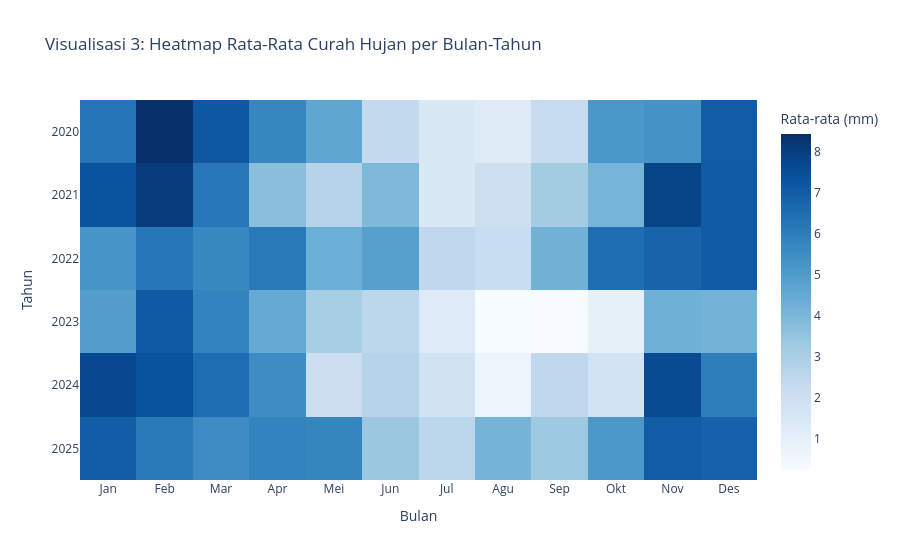

Notebook source saved alongside this figure:
### Code cell
# VISUALISASI 3: Pola Bulanan Per Tahun (Heatmap)
plot_df3 = df_bulanan.to_pandas()
pivot3 = plot_df3.pivot(index="tahun", columns="bulan", values="rata_rata_hujan_mm")

fig3 = px.imshow(pivot3, 
                 labels=dict(x="Bulan", y="Tahun", color="Rata-rata (mm)"),
                 x=["Jan","Feb","Mar","Apr","Mei","Jun","Jul","Agu","Sep","Okt","Nov","Des"],
                 title="Visualisasi 3: Heatmap Rata-Rata Curah Hujan per Bulan-Tahun",
                 color_continuous_scale="Blues", aspect="auto")
fig3.update_layout(template="plotly_white")
fig3.show()

### Figure 1 — Plotly figure (JSON) as saved in the notebook; plotly's stock layout.template omitted (floating-point values rounded to 4 significant figures)
{"data": [{"coloraxis": "coloraxis", "hovertemplate": "Bulan: %{x}<br>Tahun: %{y}<br>Rata-rata (mm): %{z}<extra></extra>", "name": "0", "type": "heatmap", "x": ["Jan", "Feb", "Mar", "Apr", "Mei", "Jun", "Jul", "Agu", "Sep", "Okt", "Nov", "Des"], "xaxis": "x", "y": [2020, 2021, 2022, 2023, 2024, 2025], "yaxis": "y", "z": [[6.281, 8.428, 7.183, 5.717, 4.632, 2.347, 1.47, 1.244, 2.198, 5.156, 5.305, 7.031], [7.31, 8.049, 6.154, 3.723, 2.722, 3.957, 1.464, 1.989, 3.182, 4.101, 7.813, 7.084], [5.232, 6.218, 5.642, 6.148, 4.337, 4.829, 2.452, 2.189, 4.199, 6.476, 6.791, 7.07], [4.921, 7.127, 5.82, 4.486, 3.072, 2.544, 1.3, 0.2636, 0.2408, 0.9729, 4.245, 4.151], [7.677, 7.374, 6.494, 5.5, 2.049, 2.721, 1.812, 0.6849, 2.446, 1.79, 7.603, 5.978], [6.985, 6.093, 5.534, 5.838, 5.768, 3.371, 2.547, 4.14, 3.305, 5.135, 7.028, 6.849]]}], "layout": {"coloraxis": {"autocolorscale": false, "colorbar": {"title": {"text": "Rata-rata (mm)"}}, "colorscale": [[0.0, "rgb(247,251,255)"], [0.125, "rgb(222,235,247)"], [0.25, "rgb(198,219,239)"], [0.375, "rgb(158,202,225)"], [0.5, "rgb(107,174,214)"], [0.625, "rgb(66,146,198)"], [0.75, "rgb(33,113,181)"], [0.875, "rgb(8,81,156)"], [1.0, "rgb(8,48,107)"]]}, "title": {"text": "Visualisasi 3: Heatmap Rata-Rata Curah Hujan per Bulan-Tahun"}, "xaxis": {"anchor": "y", "domain": [0.0, 1.0], "title": {"text": "Bulan"}}, "yaxis": {"anchor": "x", "autorange": "reversed", "domain": [0.0, 1.0], "title": {"text": "Tahun"}}}}
